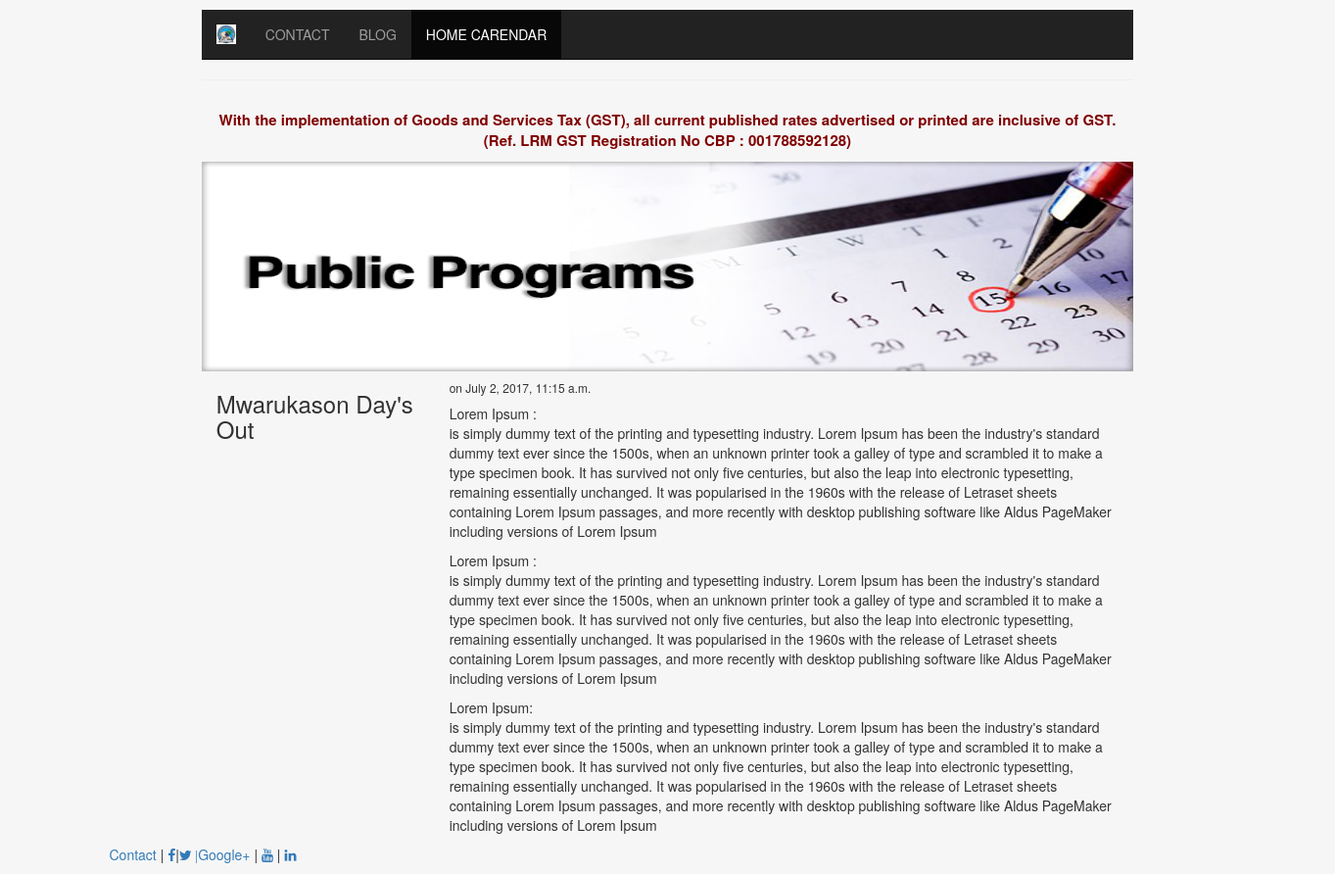
The page /blog/1 on the database its author committed.
### blog/models.py (models this page shows, shortened)
class Post(models.Model):
    title = models.CharField(max_length=140)
    body = models.TextField()
    date = models.DateTimeField()

### blog/templates/blog/post.html (shortened to what this page needs)
{% extends "personal/header.html" %}
{% load staticfiles %}
{% block content %}
<div class="container" style="width:100%;">
  <div class="row">
    <div class="col-xs-3 col-sm-3 col-md-3 col-lg-3">
      <h3>{{post.title}}</h3>
    </div>
    <div class="col-xs-9 col-sm-9 col-md-9 col-lg-9">
      <h6>on {{post.date}}</h6>
      {{ post.body | safe | linebreaks }}
    </div>
  </div>
</div>
{% endblock %}

### personal/templates/personal/header.html (style rules this page uses)
html, body { height:100%; }

### rows shown on the page
Post: title "Mwarukason Day's Out", date "July 2, 2017, 11:15 a.m.", body "Lorem Ipsum : is simply dummy text of the printing and typesetting industry. Lorem Ipsum has been the industry's standard dummy text ever since the 1500s, when an unknown printer took a galley of type and scrambled it to make a type specimen book. It has survived not only five centuries, but also the leap into electronic typesetting, remaining essentially unchanged. It was popularised in the 1960s with the release of Letraset sheets containing Lorem Ipsum passages, and more recently with desktop publishing software like Aldus PageMaker including versions of Lorem Ipsum Lorem Ipsum : is simply dummy text of the printing and typesetting industry. Lorem Ipsum has been the industry's standard…"
